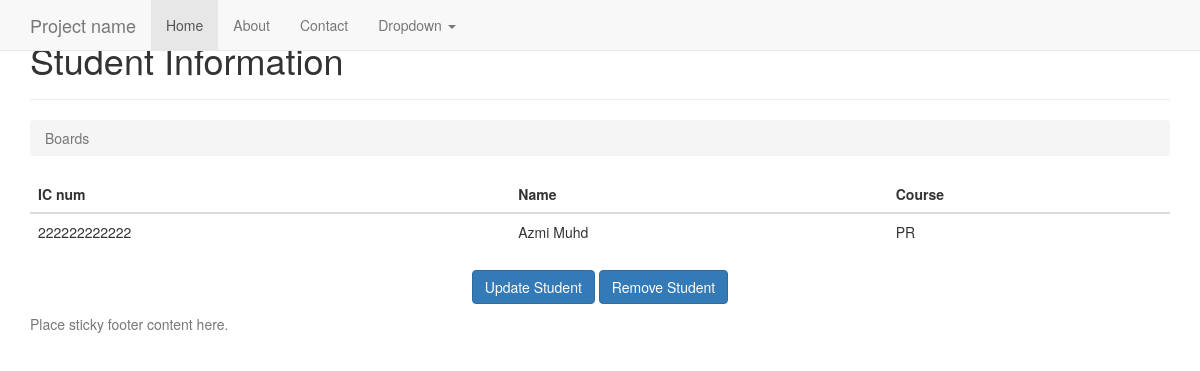
/2/ (signed in), run on the app's committed database.
### student/models.py (models this page shows, shortened)
class Student(models.Model):
	PROGRAMMING = 'PR'
	NETWORKING = 'NT'
	PCTECH = 'PC'
	COURSE_CHOICES = (
		(PROGRAMMING, 'Programming'),
		(NETWORKING, 'Networking'),
		(PCTECH, 'PC Technichian'),
	)
	icnum = models.CharField('IC Number',max_length=12,unique=True,blank=False,null=False)
	name = models.CharField('Name',max_length=300,blank=False,null=False)
	course = models.CharField('Coursework',max_length=2,choices=COURSE_CHOICES,default=PCTECH)
	createdby = models.ForeignKey('auth.User',on_delete=models.CASCADE)
	created_date = models.DateTimeField('Created Date',auto_now_add=True)

### student/views.py (the view)
# urls.py: url(r'^(?P<pk>\d+)/$', views.student_detail, name='student_detail'),
@login_required(login_url='/accounts/login/')
def student_detail(request,pk):
    student = get_object_or_404(Student, pk=pk)
    return render(request, 'student/student_detail.html', {'student': student})

### templates/student/student_detail.html
{% extends 'base.html' %}
{% block content %}
      <div class="page-header">
        <h1>Student Information</h1>
      </div>
      <ol class="breadcrumb my-4">
        <li class="breadcrumb-item active">Boards</li>
      </ol>
      <table class="table">
        <thead class="thead-inverse">
          <tr>
            <th>IC num</th>
            <th>Name</th>
            <th>Course</th>
          </tr>
        </thead>
        <tbody>
            <tr>
              <td>
                {{ student.icnum }}
              </td>
              <td class="align-middle">{{ student.name }}</td>
              <td class="align-middle">{{ student.course }}</td>
            </tr>
        </tbody>
    </table>
    <p class="text-center">
           <a href="{% url 'student_edit' student.pk %}" class="btn btn-primary" > Update Student</a>
           <a href="{% url 'student_remove' student.pk %}" class="btn btn-primary" >Remove Student</a>
    </p>
{% endblock %}

### data on the page
Student: icnum "222222222222", name "Azmi Muhd", course "PR"
